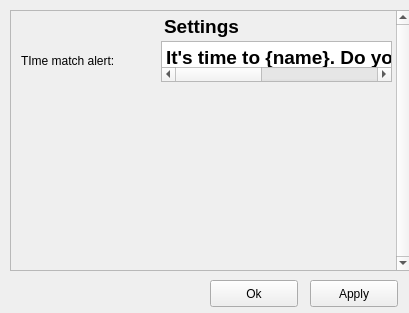
<?xml version="1.0" encoding="UTF-8"?>
<ui version="4.0">
 <class>Settings</class>
 <widget class="QWidget" name="Settings">
  <property name="geometry">
   <rect>
    <x>0</x>
    <y>0</y>
    <width>409</width>
    <height>313</height>
   </rect>
  </property>
  <property name="windowTitle">
   <string>Settings</string>
  </property>
  <widget class="QScrollArea" name="scrollArea">
   <property name="geometry">
    <rect>
     <x>10</x>
     <y>10</y>
     <width>401</width>
     <height>261</height>
    </rect>
   </property>
   <property name="verticalScrollBarPolicy">
    <enum>Qt::ScrollBarAlwaysOn</enum>
   </property>
   <property name="horizontalScrollBarPolicy">
    <enum>Qt::ScrollBarAlwaysOff</enum>
   </property>
   <property name="widgetResizable">
    <bool>true</bool>
   </property>
   <widget class="QWidget" name="scrollAreaWidgetContents">
    <property name="geometry">
     <rect>
      <x>0</x>
      <y>0</y>
      <width>391</width>
      <height>259</height>
     </rect>
    </property>
    <widget class="QLabel" name="label">
     <property name="geometry">
      <rect>
       <x>110</x>
       <y>0</y>
       <width>161</width>
       <height>31</height>
      </rect>
     </property>
     <property name="font">
      <font>
       <pointsize>14</pointsize>
       <weight>75</weight>
       <bold>true</bold>
      </font>
     </property>
     <property name="text">
      <string>Settings</string>
     </property>
     <property name="alignment">
      <set>Qt::AlignCenter</set>
     </property>
    </widget>
    <widget class="QLabel" name="label_2">
     <property name="geometry">
      <rect>
       <x>10</x>
       <y>40</y>
       <width>121</width>
       <height>19</height>
      </rect>
     </property>
     <property name="text">
      <string>TIme match alert:</string>
     </property>
    </widget>
    <widget class="QPlainTextEdit" name="timematchEdit">
     <property name="geometry">
      <rect>
       <x>150</x>
       <y>30</y>
       <width>231</width>
       <height>41</height>
      </rect>
     </property>
     <property name="font">
      <font>
       <pointsize>14</pointsize>
       <weight>75</weight>
       <bold>true</bold>
      </font>
     </property>
     <property name="verticalScrollBarPolicy">
      <enum>Qt::ScrollBarAlwaysOff</enum>
     </property>
     <property name="lineWrapMode">
      <enum>QPlainTextEdit::NoWrap</enum>
     </property>
     <property name="plainText">
      <string>It's time to {name}. Do you want to change your timetable? </string>
     </property>
    </widget>
    <widget class="QLabel" name="label_3">
     <property name="geometry">
      <rect>
       <x>10</x>
       <y>80</y>
       <width>111</width>
       <height>19</height>
      </rect>
     </property>
     <property name="text">
      <string/>
     </property>
    </widget>
   </widget>
  </widget>
  <widget class="QPushButton" name="applyButton">
   <property name="geometry">
    <rect>
     <x>310</x>
     <y>280</y>
     <width>88</width>
     <height>27</height>
    </rect>
   </property>
   <property name="text">
    <string>Apply</string>
   </property>
  </widget>
  <widget class="QPushButton" name="OkButton">
   <property name="geometry">
    <rect>
     <x>210</x>
     <y>280</y>
     <width>88</width>
     <height>27</height>
    </rect>
   </property>
   <property name="text">
    <string>Ok</string>
   </property>
  </widget>
 </widget>
 <resources/>
 <connections/>
</ui>
